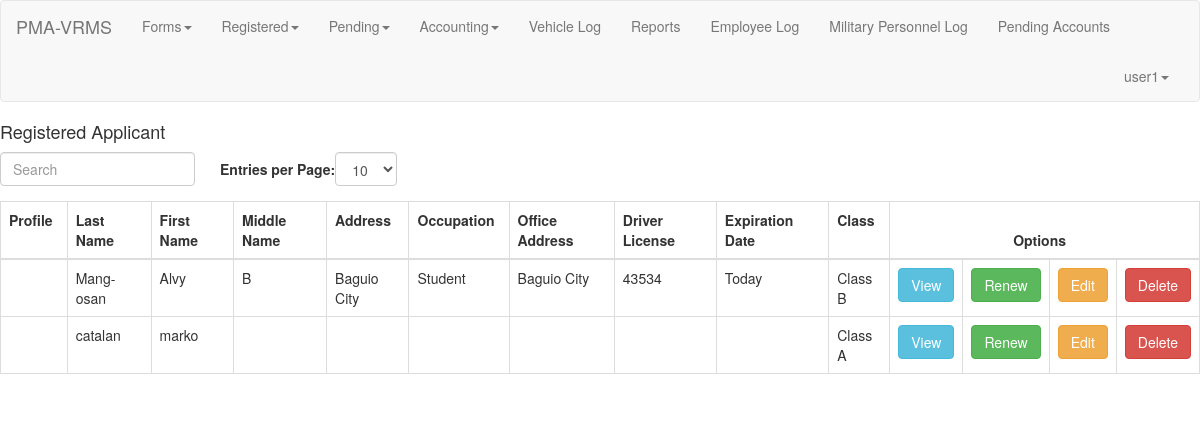
Page /pma-vrmsAdmin/registeredApplicant.php (signed in) on the earlier database version.
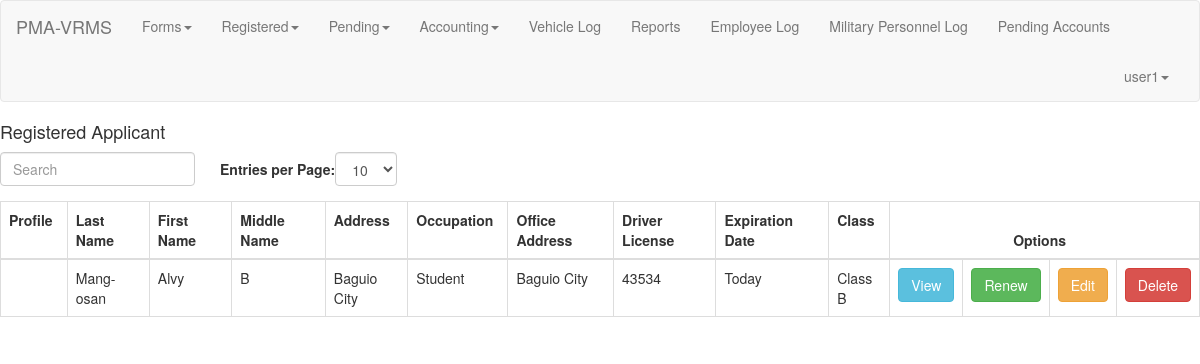
Same page on the later database version.
### tables this page shows
CREATE TABLE IF NOT EXISTS `form1_applicantpd` (
  `a_applicantId` int(11) NOT NULL AUTO_INCREMENT,
  `a_profile` mediumblob NOT NULL,
  `a_lastname` varchar(60) NOT NULL,
  `a_firstname` varchar(60) NOT NULL,
  `a_middlename` varchar(60) NOT NULL,
  `a_address` varchar(60) NOT NULL,
  `a_occupation` varchar(60) NOT NULL,
  `a_officeAddress` varchar(60) NOT NULL,
  `a_driversLicense` varchar(60) NOT NULL,
  `a_expirationDate` varchar(60) NOT NULL,
  `a_class` varchar(60) NOT NULL,
  `a_submitted_requirements` varchar(255) NOT NULL,
  `a_status` varchar(255) NOT NULL,
  `a_vehicle_id` int(11) NOT NULL,
  PRIMARY KEY (`a_applicantId`)
);

### pma-vrmsAdmin/logic/registered_applicant_logic.php (called while the page is built, shortened)
<?php
	require_once('db/database.php');
	$database = new Database();
	$query = "SELECT form1_applicantpd.*, vehicle_information.* FROM form1_applicantpd JOIN vehicle_information ON form1_applicantpd.a_vehicle_id=vehicle_information.vehicleId WHERE form1_applicantpd.a_status='registered'";
	$database->execute($query);
	$applicants = array();
?>

### pma-vrmsAdmin/db/database.php (called while the page is built, shortened)
<?php
	class Database{
		private $database;
		private function connect(){
			$host			= 'localhost';
			$username		= 'root';
			$password		= '';
			$database_name	= 'pma-vrms';
			$port			= 3306;
			$this->database = mysqli_connect($host, $username, $password, $database_name, $port);
		}
		public function execute($query){
			$this->result = mysqli_query($this->database, $query) OR die('Error database');
		}
	}
?>

### pma-vrmsAdmin/registeredApplicant.php (the view, shortened to what this page needs)
<!DOCTYPE html>
<html>
<head>
	<link rel="stylesheet" href="bootstrap/css/bootstrap.min.css">
	<link rel="stylesheet" href="bootstrap/css/font-awesome.min.css">
	<link rel="stylesheet" href="bootstrap/css/jquery.bdt.css">
	<link rel="stylesheet" type="text/css" href="css/fieldset.css">
</head>
<body>
	<?php include('header/header.php'); ?>
	<?php include('logic/registered_applicant_logic.php'); ?>
	<h4>Registered Applicant</h4>
	<div class="'container">
		<div class="row">
			<div class="col-md-12">
				<table class="table table-bordered table-hover" id="bootstrap-table">
					<thead>
						<th>Profile</th>
						<th>Last Name</th>
						<th>First Name</th>
						<th>Middle Name</th>
						<th>Address</th>
						<th>Occupation</th>
						<th>Office Address</th>
						<th>Driver License</th>
						<th>Expiration Date</th>
						<th>Class</th>
						<th colspan=4 style="text-align:center">Options</th>
					</thead>
					<tbody>
						<?php
						foreach ($applicants as $key => $applicant) {
							echo <<<DATA
							<tr id='applicant_$key'>
								<td style='display:none'>$applicant[a_applicantId]</td>
								<td>$applicant[a_profile]</td>
								<td>$applicant[a_lastname]</td>
								<td>$applicant[a_firstname]</td>
								<td>$applicant[a_middlename]</td>
								<td>$applicant[a_address]</td>
								<td>$applicant[a_occupation]</td>
								<td>$applicant[a_officeAddress]</td>
								<td>$applicant[a_driversLicense]</td>
								<td>$applicant[a_expirationDate]</td>
								<td>$applicant[a_class]</td>
								<td><button class="btn btn-info" data-toggle='modal' data-target='#view_form1' onclick='view_form1($key)'>View</button></td>
								<td><button class="btn btn-success" data-toggle='modal' data-target='#renew_applicant' onclick='renew_applicant($key)'>Renew</button></td>
								<td><button class="btn btn-warning" data-toggle='modal' data-target='#edit_form1' onclick='edit_form1($key)'>Edit</button></td>
								<td><button class="btn btn-danger" data-toggle='modal' data-target='#delete_form1' onclick='delete_form1($key)'>Delete</button></td>
							</tr>
DATA;
						}
						?>
					</tbody>
				</table>
			</div>
		</div>
	</div>
</body>
</html>

Differences in the rows shown:
removed form1_applicantpd: a_lastname "catalan", a_firstname "marko", a_class "Class A"
